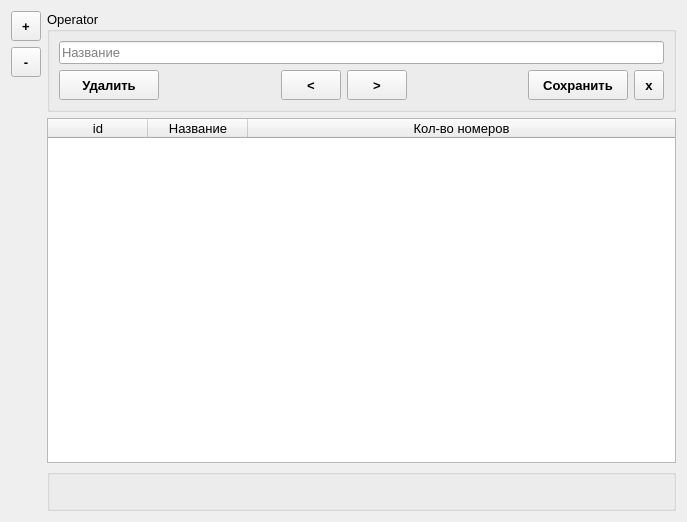
<?xml version="1.0" encoding="UTF-8"?>
<ui version="4.0">
 <class>operatorsM</class>
 <widget class="QWidget" name="operatorsM">
  <property name="geometry">
   <rect>
    <x>0</x>
    <y>0</y>
    <width>687</width>
    <height>522</height>
   </rect>
  </property>
  <property name="font">
   <font>
    <pointsize>10</pointsize>
   </font>
  </property>
  <property name="windowTitle">
   <string>Form</string>
  </property>
  <layout class="QGridLayout" name="gridLayout_2">
   <item row="0" column="0">
    <layout class="QHBoxLayout" name="horizontalLayout_2">
     <item>
      <layout class="QVBoxLayout" name="verticalLayout">
       <item>
        <widget class="QToolButton" name="toolButton_add">
         <property name="minimumSize">
          <size>
           <width>30</width>
           <height>30</height>
          </size>
         </property>
         <property name="maximumSize">
          <size>
           <width>30</width>
           <height>30</height>
          </size>
         </property>
         <property name="font">
          <font>
           <weight>75</weight>
           <bold>true</bold>
          </font>
         </property>
         <property name="text">
          <string>+</string>
         </property>
        </widget>
       </item>
       <item>
        <widget class="QToolButton" name="toolButton_delN">
         <property name="minimumSize">
          <size>
           <width>30</width>
           <height>30</height>
          </size>
         </property>
         <property name="maximumSize">
          <size>
           <width>30</width>
           <height>30</height>
          </size>
         </property>
         <property name="font">
          <font>
           <weight>75</weight>
           <bold>true</bold>
          </font>
         </property>
         <property name="text">
          <string>-</string>
         </property>
        </widget>
       </item>
       <item>
        <spacer name="verticalSpacer">
         <property name="orientation">
          <enum>Qt::Vertical</enum>
         </property>
         <property name="sizeHint" stdset="0">
          <size>
           <width>20</width>
           <height>40</height>
          </size>
         </property>
        </spacer>
       </item>
      </layout>
     </item>
     <item>
      <layout class="QVBoxLayout" name="verticalLayout_3">
       <item>
        <widget class="QGroupBox" name="groupBox_operator">
         <property name="title">
          <string>Operator</string>
         </property>
         <layout class="QGridLayout" name="gridLayout">
          <item row="0" column="0">
           <layout class="QVBoxLayout" name="verticalLayout_2">
            <item>
             <widget class="QLineEdit" name="lineEdit_name">
              <property name="placeholderText">
               <string>Название</string>
              </property>
             </widget>
            </item>
            <item>
             <layout class="QHBoxLayout" name="horizontalLayout">
              <item>
               <widget class="QPushButton" name="pushButton_del">
                <property name="minimumSize">
                 <size>
                  <width>100</width>
                  <height>30</height>
                 </size>
                </property>
                <property name="maximumSize">
                 <size>
                  <width>100</width>
                  <height>30</height>
                 </size>
                </property>
                <property name="font">
                 <font>
                  <weight>75</weight>
                  <bold>true</bold>
                 </font>
                </property>
                <property name="text">
                 <string>Удалить</string>
                </property>
               </widget>
              </item>
              <item>
               <spacer name="horizontalSpacer">
                <property name="orientation">
                 <enum>Qt::Horizontal</enum>
                </property>
                <property name="sizeHint" stdset="0">
                 <size>
                  <width>40</width>
                  <height>20</height>
                 </size>
                </property>
               </spacer>
              </item>
              <item>
               <widget class="QPushButton" name="pushButton_prev">
                <property name="minimumSize">
                 <size>
                  <width>60</width>
                  <height>30</height>
                 </size>
                </property>
                <property name="maximumSize">
                 <size>
                  <width>60</width>
                  <height>30</height>
                 </size>
                </property>
                <property name="font">
                 <font>
                  <weight>75</weight>
                  <bold>true</bold>
                 </font>
                </property>
                <property name="text">
                 <string>&lt;</string>
                </property>
               </widget>
              </item>
              <item>
               <widget class="QPushButton" name="pushButton_next">
                <property name="minimumSize">
                 <size>
                  <width>60</width>
                  <height>30</height>
                 </size>
                </property>
                <property name="maximumSize">
                 <size>
                  <width>60</width>
                  <height>30</height>
                 </size>
                </property>
                <property name="font">
                 <font>
                  <weight>75</weight>
                  <bold>true</bold>
                 </font>
                </property>
                <property name="text">
                 <string>&gt;</string>
                </property>
               </widget>
              </item>
              <item>
               <spacer name="horizontalSpacer_2">
                <property name="orientation">
                 <enum>Qt::Horizontal</enum>
                </property>
                <property name="sizeHint" stdset="0">
                 <size>
                  <width>40</width>
                  <height>20</height>
                 </size>
                </property>
               </spacer>
              </item>
              <item>
               <widget class="QPushButton" name="pushButton_save">
                <property name="minimumSize">
                 <size>
                  <width>100</width>
                  <height>30</height>
                 </size>
                </property>
                <property name="maximumSize">
                 <size>
                  <width>100</width>
                  <height>30</height>
                 </size>
                </property>
                <property name="font">
                 <font>
                  <weight>75</weight>
                  <bold>true</bold>
                 </font>
                </property>
                <property name="text">
                 <string>Сохранить</string>
                </property>
               </widget>
              </item>
              <item>
               <widget class="QToolButton" name="toolButton_close">
                <property name="minimumSize">
                 <size>
                  <width>30</width>
                  <height>30</height>
                 </size>
                </property>
                <property name="maximumSize">
                 <size>
                  <width>30</width>
                  <height>30</height>
                 </size>
                </property>
                <property name="font">
                 <font>
                  <weight>75</weight>
                  <bold>true</bold>
                 </font>
                </property>
                <property name="text">
                 <string>x</string>
                </property>
               </widget>
              </item>
             </layout>
            </item>
           </layout>
          </item>
         </layout>
        </widget>
       </item>
       <item>
        <widget class="QTableWidget" name="tableWidget_oper">
         <property name="editTriggers">
          <set>QAbstractItemView::NoEditTriggers</set>
         </property>
         <property name="alternatingRowColors">
          <bool>true</bool>
         </property>
         <property name="selectionBehavior">
          <enum>QAbstractItemView::SelectRows</enum>
         </property>
         <property name="showGrid">
          <bool>false</bool>
         </property>
         <attribute name="horizontalHeaderStretchLastSection">
          <bool>true</bool>
         </attribute>
         <attribute name="verticalHeaderMinimumSectionSize">
          <number>25</number>
         </attribute>
         <column>
          <property name="text">
           <string>id</string>
          </property>
         </column>
         <column>
          <property name="text">
           <string>Название</string>
          </property>
         </column>
         <column>
          <property name="text">
           <string>Кол-во номеров</string>
          </property>
         </column>
        </widget>
       </item>
       <item>
        <widget class="QGroupBox" name="groupBox_messa">
         <property name="title">
          <string/>
         </property>
         <layout class="QGridLayout" name="gridLayout_3">
          <item row="0" column="0">
           <widget class="QLabel" name="label_messa">
            <property name="text">
             <string/>
            </property>
           </widget>
          </item>
         </layout>
        </widget>
       </item>
      </layout>
     </item>
    </layout>
   </item>
  </layout>
 </widget>
 <resources/>
 <connections/>
</ui>
